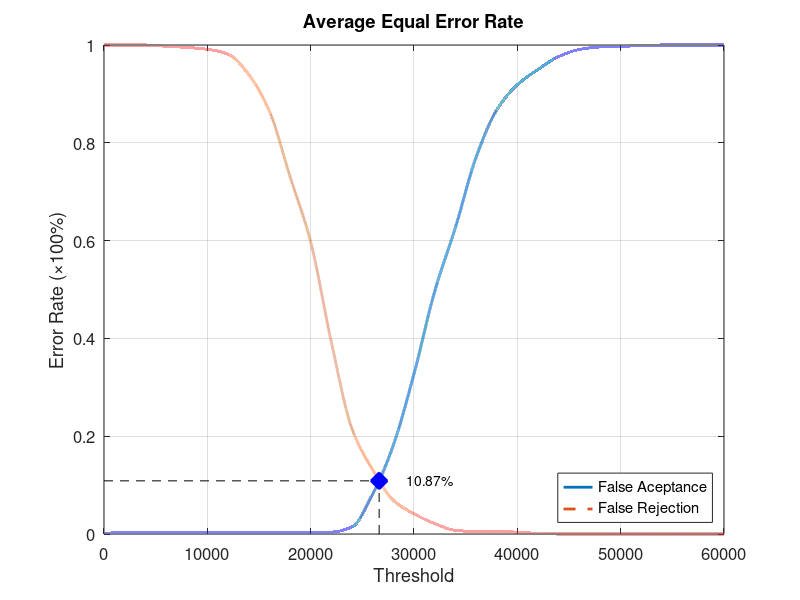
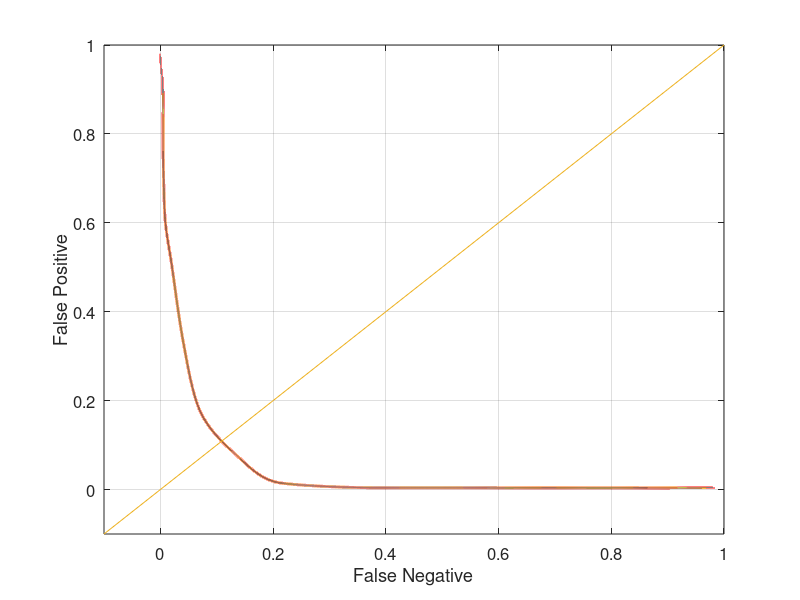

The MATLAB script that drew these images, in order:
function yEER = Experiment1Average
close all;
clear;
clc;
x = 0:2000:60000;
xq = 0:0.5:60000;

y0 = [0 0.00394737 0.00394737 0.00394737 0.00394737 0.00394737 0.00394737 0.00394737 0.00394737 0.00394737 0.00394737 0.00394737 0.0144737 0.0815789 0.181579 0.327632 0.496053 0.626316 0.769737 0.867105 0.918421 0.95 0.976316 0.990789 0.996053 0.997368 0.998684 1 1 1 1];
yy0 = interp1(x, y0, xq, 'pchip');
y1 = [1 1 1 0.9975 0.995 0.99125 0.98125 0.94 0.865 0.73125 0.5975 0.3925 0.215 0.13125 0.06875 0.04125 0.02125 0.0075 0.005 0.005 0.00375 0.00125 0 0 0 0 0 0 0 0 0];
yy1 = interp1(x, y1, xq, 'pchip');

% Calculating EER: 
y2 = abs(y0 - y1);
find(y2 == min(y2))
yy2 = abs(yy0 - yy1);
xEER = find(yy2 == min(yy2));
xEERIndex = xq(xEER) % X-axis EER
yEER = yy0(xEER) % Y-axis EER

main = figure
plot(xq, yy0,'-','LineWidth', 2);	hold on
plot(xq, yy1,'--','LineWidth', 2);	hold on
plot([xEERIndex xEERIndex], [0 yEER], 'k--');	hold on
plot([0 xEERIndex], [yEER yEER], 'k--');	hold on
plot(xEERIndex, yEER, 'bx', 'LineWidth', 10);	hold on
text(xEERIndex + 10 * xEERIndex / 100, yEER, [num2str(round((10000 * yEER)) / 100) '%'])
legend('False Aceptance', 'False Rejection', 'Location', 'SouthEast')
xlabel('Threshold')
ylabel('Error Rate (\times100%)')
title('Average Equal Error Rate')
set(gca, 'FontSize', 12)
axis([0 60000 0 1])
grid on

print(main, 'Experiment1AverageMain', '-dpng');
FNRxFPR = figure('Color', [1 1 1]);
plot(yy1, yy0, '-', yy1, yy0, 'LineWidth', 2);
hold on
y = -0.1:0.1:1
plot(y, y); 
set(gca, 'FontSize', 12)
xlabel('False Negative')
ylabel('False Positive')
axis([-0.1 1 -0.1 1])
set(gca, 'FontSize', 12)
grid on

print(FNRxFPR, 'Experiment1AverageFNRxFPR','-dpng');
end
